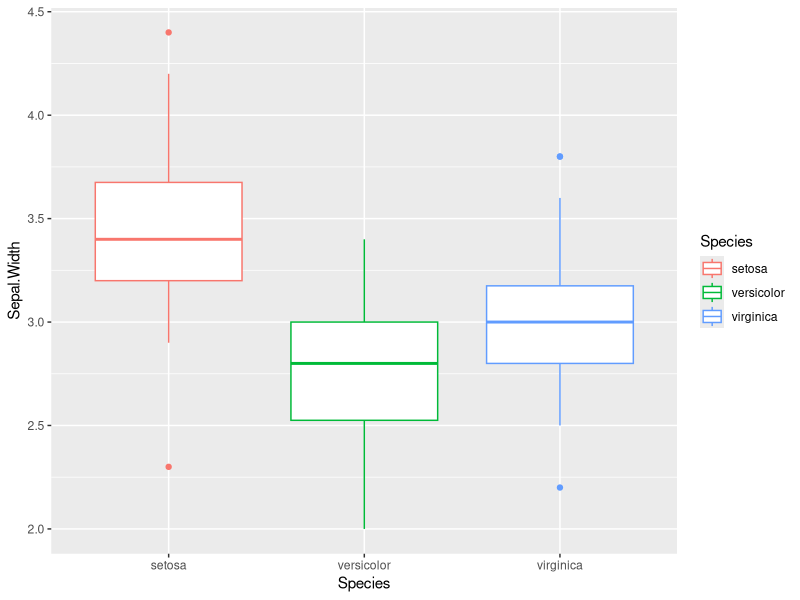
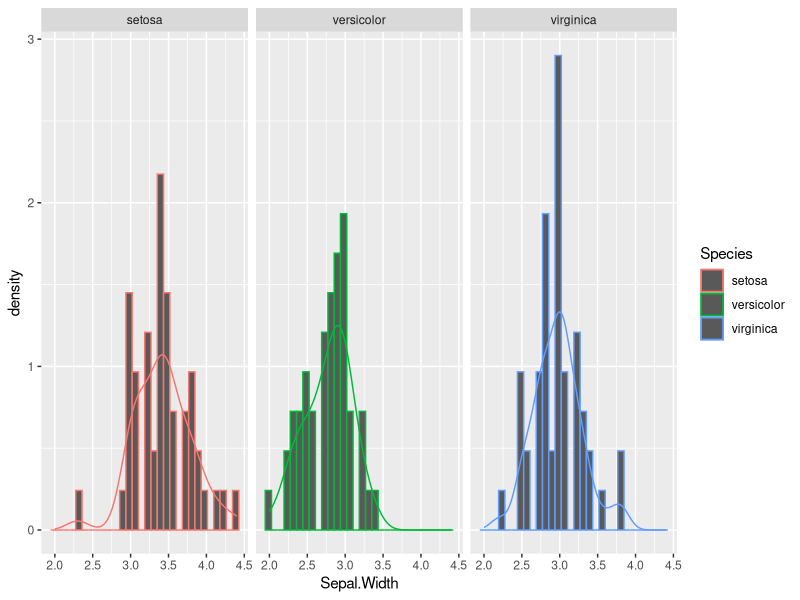

These figures' R source, in order:
## ---- chunk 1
library(dplyr)
library(ggplot2)

## ---- chunk 2
knitr::kable(iris %>% sample_n(50))

## ---- chunk 3
iris %>% 
  ggplot(aes(x=Species, y=Sepal.Width,color=Species))+
  geom_boxplot()

## ---- chunk 4
iris %>%
  ggplot(aes(x=Sepal.Width, 
             y=..density.., 
             color=Species))+
  geom_histogram()+
  geom_density()+
  facet_wrap(.~Species)

